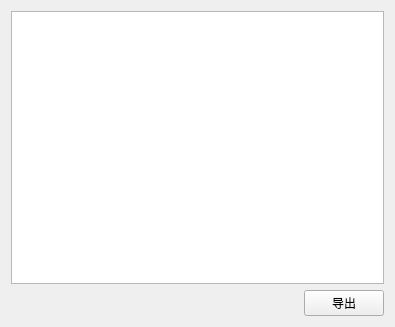
<?xml version="1.0" encoding="UTF-8"?>
<ui version="4.0">
 <class>mPostDataTable</class>
 <widget class="QWidget" name="mPostDataTable">
  <property name="geometry">
   <rect>
    <x>0</x>
    <y>0</y>
    <width>395</width>
    <height>327</height>
   </rect>
  </property>
  <property name="windowTitle">
   <string>数据</string>
  </property>
  <layout class="QVBoxLayout" name="verticalLayout">
   <item>
    <widget class="QTableWidget" name="tableWidget">
     <attribute name="horizontalHeaderVisible">
      <bool>false</bool>
     </attribute>
     <attribute name="verticalHeaderVisible">
      <bool>false</bool>
     </attribute>
    </widget>
   </item>
   <item>
    <layout class="QHBoxLayout" name="horizontalLayout">
     <item>
      <spacer name="horizontalSpacer">
       <property name="orientation">
        <enum>Qt::Horizontal</enum>
       </property>
       <property name="sizeHint" stdset="0">
        <size>
         <width>40</width>
         <height>20</height>
        </size>
       </property>
      </spacer>
     </item>
     <item>
      <widget class="QPushButton" name="pushButton">
       <property name="minimumSize">
        <size>
         <width>80</width>
         <height>0</height>
        </size>
       </property>
       <property name="text">
        <string>导出</string>
       </property>
      </widget>
     </item>
    </layout>
   </item>
  </layout>
 </widget>
 <layoutdefault spacing="6" margin="11"/>
 <resources/>
 <connections/>
</ui>
